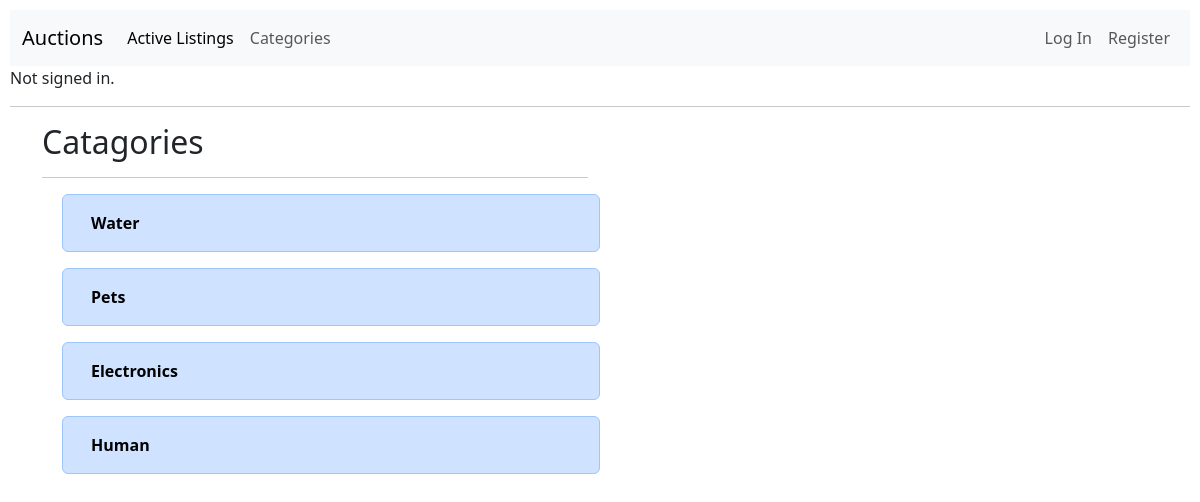
Before: /category with the older database file.
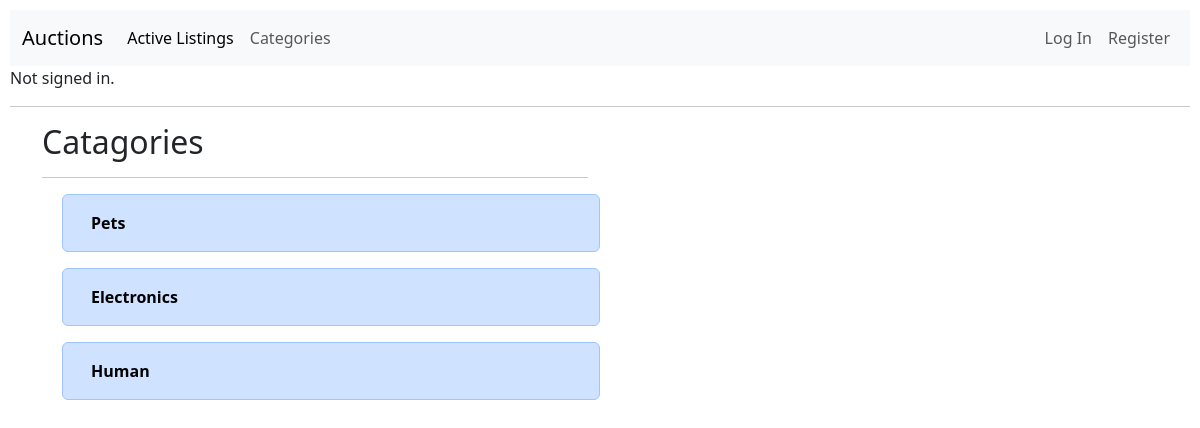
After: the same page with the newer database file.
### auctions/models.py (models this page shows, shortened)
class Auction_Listing(models.Model):
    seller = models.ForeignKey(
        User, on_delete=models.CASCADE, related_name="listed_by")
    title = models.CharField(max_length=64)
    description = models.TextField(max_length=500)
    starting_bid = models.PositiveIntegerField()
    image = models.URLField(blank=True)
    time = models.DateTimeField(auto_now=True)
    category = models.CharField(max_length=64, default="Unspecified!")
    price = models.PositiveIntegerField()

### auctions/views.py (the view)
# urls.py: path("category", views.category, name="category"),
def category(request):
    listings = Auction_Listing.objects.all()
    categories = []
    for cat in listings:
        if cat.category not in categories:
            categories.append(cat.category)
    return render(request, "auctions/categories.html", {
        "listings": categories
    })

### auctions/templates/auctions/categories.html
{% extends "auctions/layout.html"%}
{%block body%}
<div class="container ">
    <div class="row">
        <div class="col">
            <h2 class="mb-3">Catagories</h2>
            <hr>
            <ul>
                {%for listing in listings%}
                <div class="row mb-3 alert alert-primary cato">
                    <a class="cato" href="{%url 'view' listing %}">
                        <li>{{listing}}</li>
                    </a>
                </div>
                {%endfor%}
            </ul>
        </div>
        <div class="col">
        </div>
    </div>
</div>
{%endblock%}

### auctions/templates/auctions/layout.html (shortened to what this page needs)
{% load static %}
<!DOCTYPE html>
<html lang="en">
<head>
    <link href="https://cdn.jsdelivr.net/npm/bootstrap@5.3.0-alpha1/dist/css/bootstrap.min.css" rel="stylesheet"
>
    <link href="{% static 'auctions/styles.css' %}" rel="stylesheet">
</head>
<body>
    <nav class="navbar navbar-expand-lg bg-body-tertiary">
        <div class="container-fluid">
            <a class="navbar-brand" href="#">Auctions</a>
            <div class="collapse navbar-collapse" id="navbarNav">
                <ul class="navbar-nav">
                    <li class="nav-item">
                        <a class="nav-link active" href="{% url 'index' %}">Active Listings</a>
                    </li>
                    <li class="nav-item">
                        <a class="nav-link" href="{% url 'category' %}">Categories</a>
                    </li>
                    {% if user.is_authenticated %}
                    <li class="nav-item">
                        <a class="nav-link" href="{%url 'add'%}">Create Listing</a>
                    </li>
                    <li class="nav-item">
                        <a class="nav-link" href="{%url 'watchlist'%}">watchlist</a>
                    </li>
                </ul>
            </div>
            <div class="collapse navbar-collapse d-flex justify-content-end" id="navbarNav">
                <ul class="navbar-nav ml-auto ">
                    <li class="nav-item">
                        <a class="nav-link" href="{% url 'logout' %}">Log Out</a>
                        {% else %}
                </ul>
            </div>
            <div class="collapse navbar-collapse d-flex justify-content-end" id="navbarNav">
                <ul class="navbar-nav ml-auto ">
                    <li class="nav-item">
                        <a class="nav-link" href="{% url 'login' %}">Log In</a>
                    </li>
                    <li class="nav-item">
                        <a class="nav-link" href="{% url 'register' %}">Register</a>
                    </li>
                </ul>
            </div>
            {% endif %}
        </div>
    </nav>
    <div>
        {% if user.is_authenticated %}
        Signed in as <strong>{{ user.username }}</strong>.
        {% else %}
        Not signed in.
        {% endif %}
    </div>
    <hr>
    {% block body %}
    {% endblock %}
</body>
</html>

### auctions/static/auctions/styles.css (style rules this page uses)
body { padding: 10px; }

### auctions/templates/auctions/layout.html (style rules this page uses)
.cato { text-decoration: none; font-weight: bold; color: black; list-style-type: none; }

Changed rows visible on the page:
removed Auction_Listing: listings "Water"
